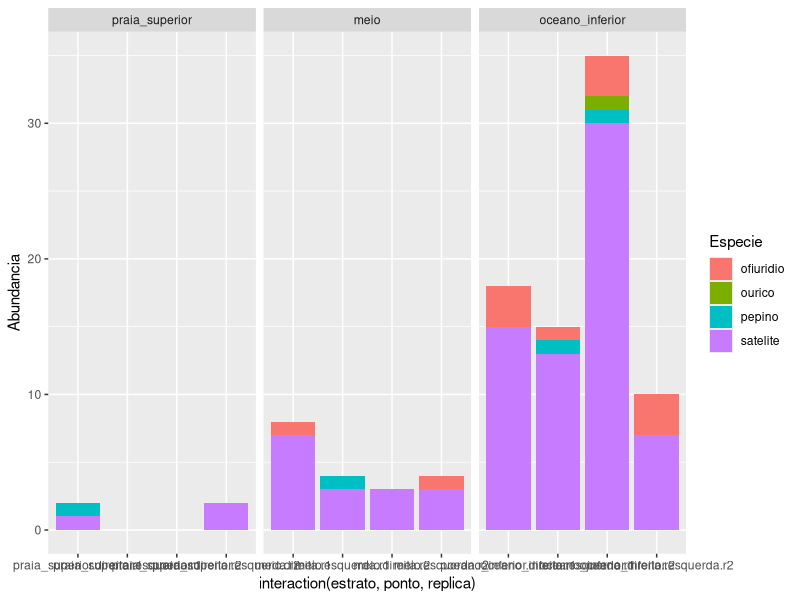

The R source for this figure:
library(tidyverse)

df <- read.csv("ouriquinho.csv")
df_long <- df %>%
  pivot_longer(cols = c("satelite", "ourico", "ofiuridio", "pepino"),
               names_to = "Especie",
               values_to = "Abundancia") %>%
  mutate(
    estrato = fct_relevel(
        estrato,
        c("praia_superior", "meio", "oceano_inferior")
    ))

ggplot(df_long, aes(x = interaction(estrato,ponto,replica), y = Abundancia, fill = Especie)) +
  geom_bar(stat = "identity", position = "stack") +
  facet_wrap(~estrato, scales = "free_x")
